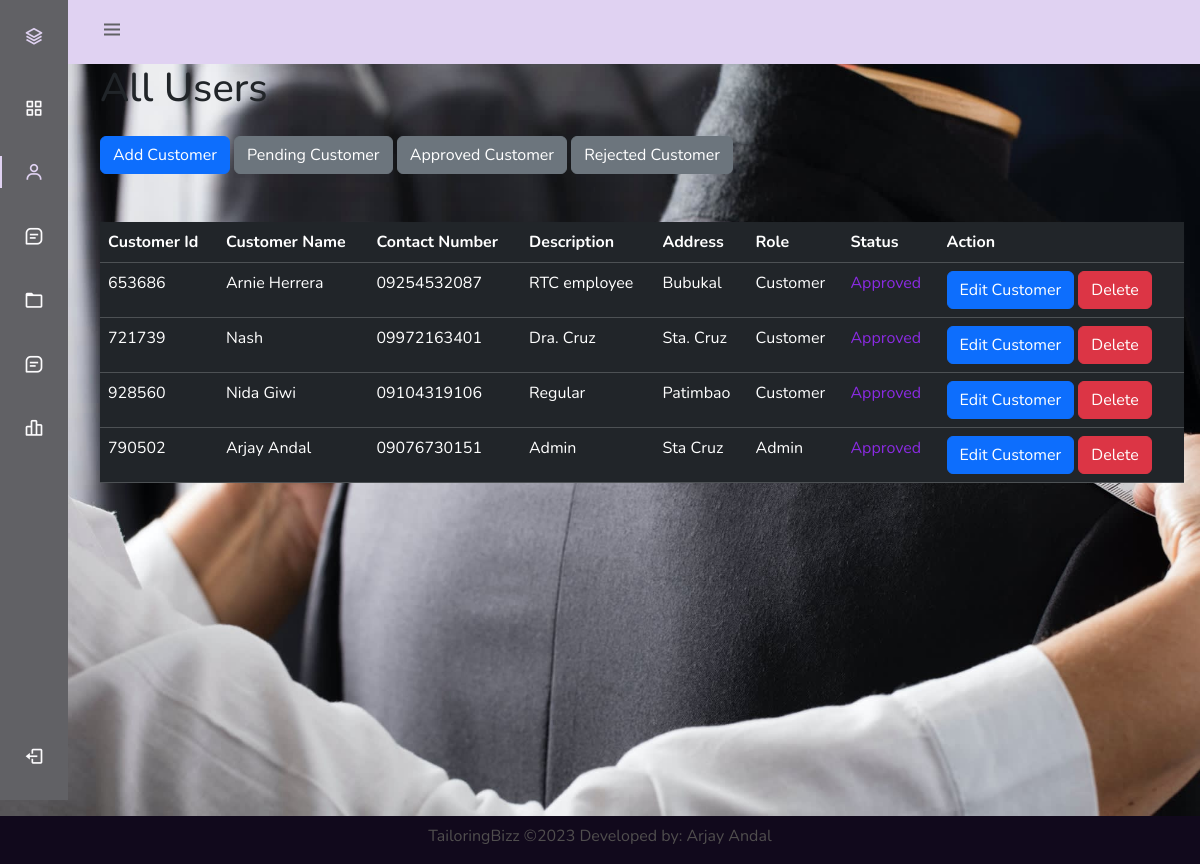
The page /admin/admin_users.php (signed in) on the database its author committed.
### tables this page shows
CREATE TABLE `customers` (
  `id` int(11) NOT NULL,
  `cust_id` int(50) DEFAULT NULL,
  `cust_fname` varchar(255) NOT NULL,
  `cust_lname` varchar(255) NOT NULL,
  `cust_address` varchar(255) NOT NULL,
  `cust_cnumber` varchar(255) NOT NULL,
  `cust_password` varchar(255) NOT NULL,
  `cust_desc` varchar(255) NOT NULL,
  `cust_role` varchar(255) NOT NULL DEFAULT 'Customer',
  `cust_status` varchar(255) NOT NULL DEFAULT 'Pending',
  `cust_balance` int(255) NOT NULL,
  `cust_date_created` date NOT NULL DEFAULT current_timestamp()
);

### admin/admin_users.php (the view, shortened to what this page needs)
<?php
    include'../conn.php';
?>
<!DOCTYPE html>
<html lang="en">
<head>
    <link href="https://cdn.jsdelivr.net/npm/bootstrap@5.3.1/dist/css/bootstrap.min.css" rel="stylesheet">
    <link rel="stylesheet" href="../css/index-style.css">
    <link rel="stylesheet" href="../css/side-bar.css">
    <link rel="stylesheet" href="https://cdnjs.cloudflare.com/ajax/libs/jquery/3.2.1/jquery.min.js">
    <link rel="stylesheet" href="https://cdn.jsdelivr.net/npm/boxicons@latest/css/boxicons.min.css">
</head>
<body id="body-pd">
        <header class="header" id="header">
            <div class="header_toggle"> <i class='bx bx-menu' id="header-toggle"></i> </div>
        </header>
        <div class="l-navbar" id="nav-bar">
            <nav class="nav">
                <div> <a href="#" class="nav_logo"> <i class='bx bx-layer nav_logo-icon'></i> <span class="nav_logo-name">TailoringBizz</span> </a>
                    <div class="nav_list">
                        <a href="../admin/admin_dashboard.php" class="nav_link"> <i class='bx bx-grid-alt nav_icon'></i> <span class="nav_name">Dashboard</span> </a>
                        <a href="../admin/admin_users.php" class="nav_link active" > <i class='bx bx-user nav_icon'></i> <span class="nav_name">Customers</span> </a>
                        <a href="../admin/workx.php" class="nav_link"> <i class='bx bx-message-square-detail nav_icon'></i> <span class="nav_name">Workx</span> </a>
                        <a href="../admin/catalog.php" class="nav_link"> <i class='bx bx-folder nav_icon'></i> <span class="nav_name">Catalog</span> </a>
                        <a href="../admin/customer_comp.php" class="nav_link"> <i class='bx bx-message-square-detail nav_icon'></i> <span class="nav_name">Customer Complain</span> </a>
                        <a href="#" class="nav_link"> <i class='bx bx-bar-chart-alt-2 nav_icon'></i> <span class="nav_name">Stats</span> </a> </div>
                </div> <a href="../logout.php" class="nav_link"> <i class='bx bx-log-out nav_icon'></i> <span class="nav_name">SignOut</span> </a>
            </nav>
        </div>
        <div class="height-100">
        <div class="jumbotron mt-5">
            <div class="row">
                <div class="col-md-12">
                     <h1>All Users</h1>
                    <button type="button" class="btn btn-primary mt-3" data-bs-toggle="modal" data-bs-target="#myModal">
                    Add Customer
                    </button>
                    <a href="../admin/admin_user_pending.php"> <button class="btn btn-secondary mt-3">Pending Customer</button></a>
                    <a href="../admin/admin_user_approved.php"><button class="btn btn-secondary mt-3">Approved Customer</button></a>
                    <a href="../admin/admin_user_rejected.php"><button class="btn btn-secondary mt-3">Rejected Customer</button></a>
                    <table class="table table-dark mt-5">
                        <thead>
                            <tr>
                                <th>Customer Id</th>
                                <th>Customer Name</th>
                                <th>Contact Number</th>
                                <th>Description</th>
                                <th>Address</th>
                                <th>Role</th>
                                <th>Status</th>
                                <th>Action</th>
                            </tr>
                        </thead>
                        <tbody>
                           <?php
                                $sql = "SELECT * FROM customers ORDER BY id DESC";
                                $result = $conn->query($sql);
                                if($result->num_rows > 0){
                                    while($row = $result->fetch_assoc()){
                                        ?>
                                        <tr>
                                            <td><?php echo $row['cust_id'];?></td>
                                            <td><?php echo $row['cust_fname'] ." ". $row['cust_lname'];?></td>
                                            <td><?php echo $row['cust_cnumber'];?></td>
                                            <td><?php echo $row['cust_desc'];?></td>
                                            <td><?php echo $row['cust_address'];?></td>
                                            <td><?php echo $row['cust_role'];?></td>
                                                <?php
                                                    if($row['cust_status'] == "Pending"){
                                                        echo "<td style='color: mediumslateblue;'>". $row["cust_status"]."</td>";
                                                    }
                                                    else if($row['cust_status'] == "Approved"){
                                                        echo "<td style='color: blueviolet;'>". $row["cust_status"]."</td>";
                                                    }
                                                    else if($row['cust_status'] == "Rejected"){
                                                        echo "<td style='color: crimson;'>". $row["cust_status"]."</td>";
                                                    }
                                                ?>
                                            <td>
                                                <button type="button" class="btn btn-primary" data-bs-toggle="modal" data-bs-target="#myModal<?php echo $row['id'];?>">
                                                    Edit Customer
                                                </button>
                                                <button type="button" class="btn btn-danger" data-bs-toggle="modal" data-bs-target="#myModal_delete<?php echo $row['id'];?>">
                                                    Delete
                                                </button>
                                            </td>
                                        </tr>
                                        <?php
                                    include '../admin/modal_edit_user.php';
                                    include '../admin/modal_delete_user.php';
                                    }
                                }
                           ?>
    <div class="footer pt-2">
        <p>TailoringBizz &copy2023 Developed by: Arjay Andal</p>
    </div>
</body>
</html>

### css/index-style.css (style rules this page uses)
body { background-image: url('../img/tailoring_bg.jpg'); background-repeat: no-repeat; background-size: cover; background-attachment: fixed; }
.footer { position: fixed; left: 0; bottom: 0; width: 100%; background-color: rgb(17, 9, 28); color: rgb(80, 78, 78); text-align: center; }

### css/side-bar.css (style rules this page uses)
:root { --header-height: 3rem;--nav-width: 68px;--first-color: hsl(240, 2%, 39%);--first-color-light: #fcfbfd;--white-color: #e0d2f2;--body-font: 'Nunito', sans-serif;--normal-font-size: 1rem;--z-fixed: 100 }
*,::before,::after { box-sizing: border-box }
body { position: relative;margin: var(--header-height) 0 0 0;padding: 0 1rem;font-family: var(--body-font);font-size: var(--normal-font-size);transition: .5s }
a { text-decoration: none }
.header { width: 100%; height: var(--header-height); position: fixed; top: 0;left: 0;display: flex;align-items: center; justify-content: space-between; padding: 0 1rem;background-color: var(--white-color);z-index: var(--z-fixed);transition: .5s }
.header_toggle { color: var(--first-color);font-size: 1.5rem;cursor: pointer }
.l-navbar { position: fixed;top: 0; left: -30%;width: var(--nav-width); height: 100vh; background-color: var(--first-color); padding: .5rem 1rem 0 0;transition: .5s; z-index: var(--z-fixed) }
.nav { height: 100%;display: flex; flex-direction: column;justify-content: space-between;overflow: hidden }
.nav_logo, .nav_link { display: grid;grid-template-columns: max-content max-content;align-items: center;column-gap: 1rem;padding: .5rem 0 .5rem 1.5rem }
.nav_logo { margin-bottom: 2rem }
.nav_logo-icon { font-size: 1.25rem;color: var(--white-color) }
.nav_link { position: relative;color: var(--first-color-light);margin-bottom: 1.5rem;transition: .3s }
.nav_icon { font-size: 1.25rem }
.active { color: var(--white-color) }
.active::before { content: '';position: absolute;left: 0;width: 2px;height: 32px;background-color: var(--white-color) }
.height-100 { height:100vh }
@media screen and (min-width: 768px) { body { margin: calc(var(--header-height) + 1rem) 0 0 0;padding-left: calc(var(--nav-width) + 2rem) } }
@media screen and (min-width: 768px) { .header { height: calc(var(--header-height) + 1rem);padding: 0 2rem 0 calc(var(--nav-width) + 2rem) } }
@media screen and (min-width: 768px) { .l-navbar { left: 0;padding: 1rem 1rem 0 0 } }

### rows shown on the page
customers: cust "653686", cust_fname "Arnie", cust_lname "Herrera", cust_cnumber "09254532087", cust_desc "RTC employee", cust_address "Bubukal", cust_role "Customer", cust_status "Approved"
customers: cust "721739", cust_fname "Nash", cust_cnumber "09972163401", cust_desc "Dra. Cruz", cust_address "Sta. Cruz", cust_role "Customer", cust_status "Approved"
customers: cust "928560", cust_fname "Nida", cust_lname "Giwi", cust_cnumber "09104319106", cust_desc "Regular", cust_address "Patimbao", cust_role "Customer", cust_status "Approved"
customers: cust "790502", cust_fname "Arjay", cust_lname "Andal", cust_cnumber "09076730151", cust_desc "Admin", cust_address "Sta Cruz", cust_role "Admin", cust_status "Approved"
